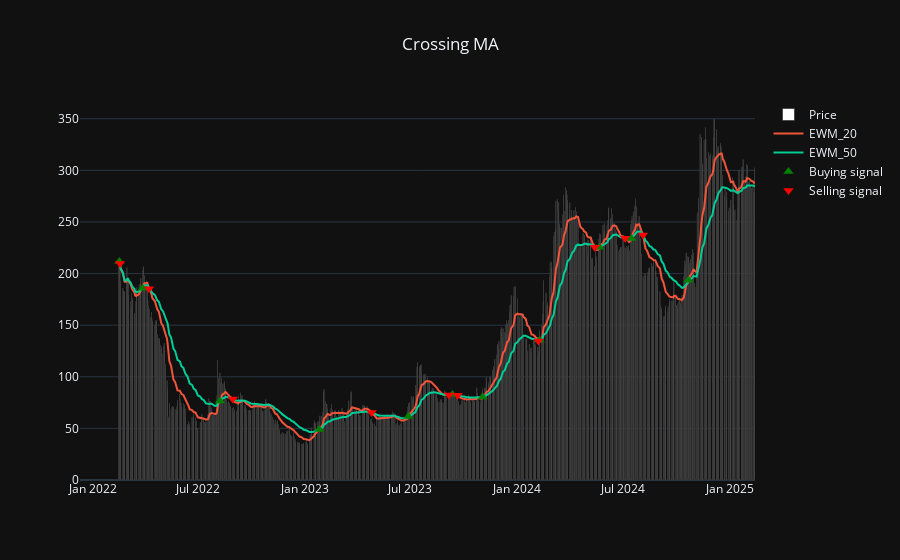

Notebook cell for this chart:
### Code cell
df_ma = strategy.calc_crossing_MA(df, SHORT_MA, LONG_MA)
strategy.show_crossing_MA(df_ma, SHORT_MA, LONG_MA)

### Figure 1 — Plotly figure (JSON) as saved in the notebook; plotly's stock layout.template omitted (floating-point values rounded to 4 significant figures; data arrays with more than 128 entries replaced by an {"elided": "..."} marker saying what was removed)
{"data": [{"marker": {"color": "white"}, "name": "Price", "type": "bar", "x": {"elided": "753 str values"}, "y": {"elided": "753 float values"}}, {"name": "EWM_20", "type": "scatter", "x": {"elided": "753 str values"}, "y": {"elided": "753 float values"}}, {"name": "EWM_50", "type": "scatter", "x": {"elided": "753 str values"}, "y": {"elided": "753 float values"}}, {"marker": {"color": "green", "size": 9, "symbol": "triangle-up"}, "mode": "markers", "name": "Buying signal", "type": "scatter", "x": ["2022-02-16", "2022-03-28", "2022-08-08", "2023-01-26", "2023-06-28", "2023-09-12", "2023-11-03", "2024-02-09", "2024-05-22", "2024-07-16", "2024-10-22"], "y": [211.8, 185.8, 76.52, 48.92, 61.49, 82.88, 80.29, 135.5, 225.6, 234.0, 193.5]}, {"marker": {"color": "red", "size": 9, "symbol": "triangle-down"}, "mode": "markers", "name": "Selling signal", "type": "scatter", "x": ["2022-02-17", "2022-04-08", "2022-08-30", "2023-04-26", "2023-09-06", "2023-09-21", "2024-02-07", "2024-05-14", "2024-07-05", "2024-08-05"], "y": [209.8, 185.3, 78.36, 65.38, 82.45, 82.13, 134.7, 225.4, 234.2, 237.4]}], "layout": {"title": {"text": "Crossing MA", "x": 0.5, "xanchor": "center"}, "xaxis": {"rangeslider": {"visible": false}}}}
